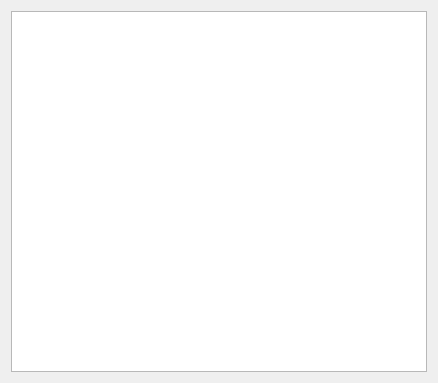
<?xml version="1.0" encoding="UTF-8"?>
<ui version="4.0">
 <class>Form</class>
 <widget class="QWidget" name="Form">
  <property name="geometry">
   <rect>
    <x>0</x>
    <y>0</y>
    <width>438</width>
    <height>383</height>
   </rect>
  </property>
  <property name="windowTitle">
   <string>Form</string>
  </property>
  <layout class="QGridLayout" name="gridLayout">
   <item row="0" column="0">
    <widget class="QPlainTextEdit" name="plainTextEdit"/>
   </item>
  </layout>
 </widget>
 <resources/>
 <connections/>
</ui>
